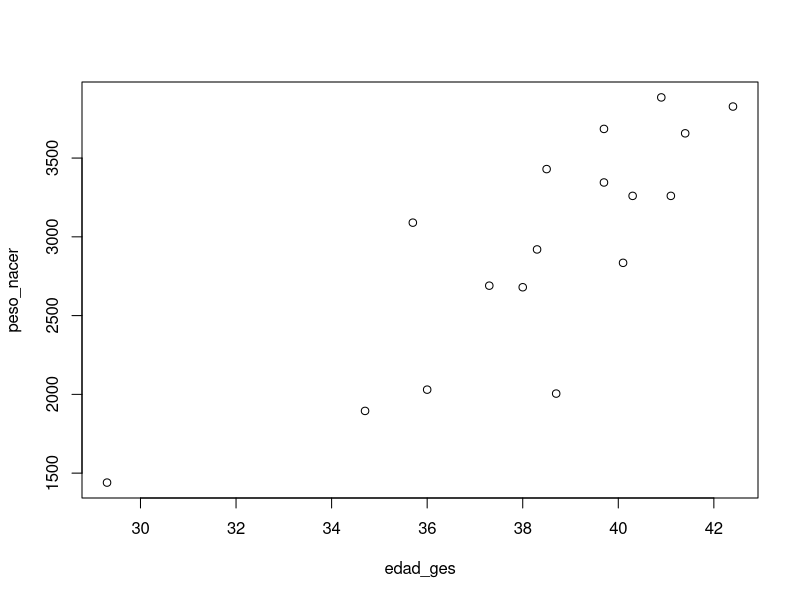
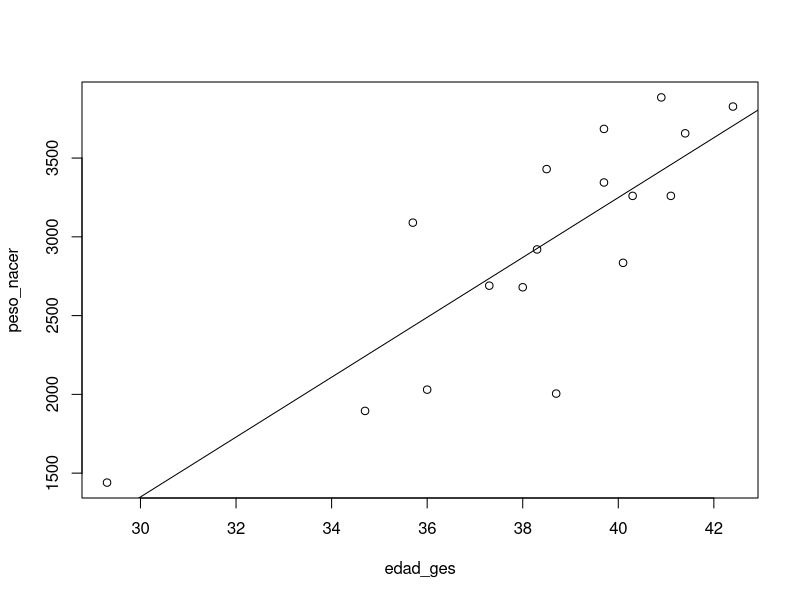
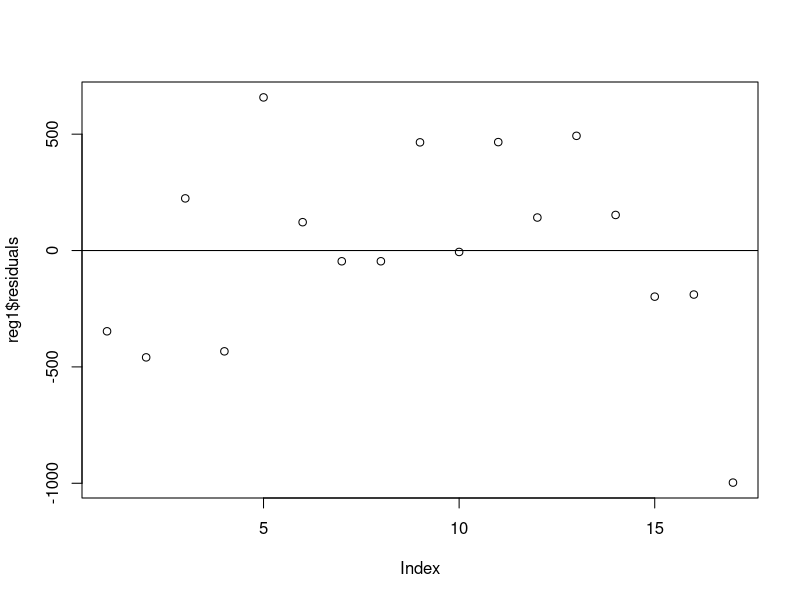
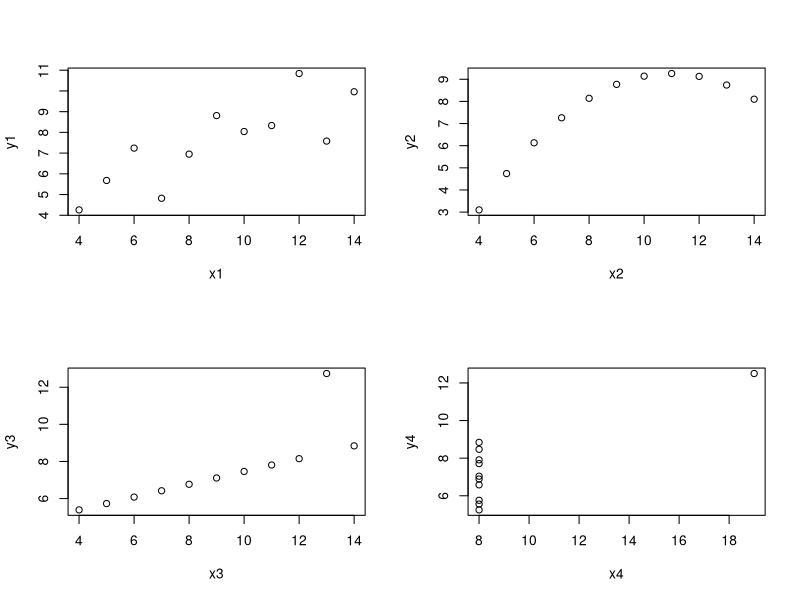

Write R code to recreate these figures, in order.
## ---- chunk 1
edad_ges <- c(34.7, 36,29.3, 40.1, 35.7, 42.4, 40.3, 37.3, 40.9, 
              38.3, 38.5, 41.4, 39.7, 39.7, 41.1, 38, 38.7)

peso_nacer <- c(1895, 2030, 1440, 2835, 3090, 3827, 3260, 2690, 
                3885, 2920, 3430, 3657, 3685, 3345, 3260, 2680, 2005)
## ---- chunk 2
cor(edad_ges,peso_nacer)
## ---- chunk 3
plot(edad_ges,peso_nacer)
## ---- chunk 4
reg1 <- lm(peso_nacer ~ edad_ges)
## ---- chunk 5
summary(reg1) 
## ---- chunk 6
plot(edad_ges,peso_nacer)
abline(reg1)
## ---- chunk 7
reg1$coefficients
## ---- chunk 8
plot(reg1$residuals)
abline(h=0)
## ---- chunk 9
data(anscombe)
## ---- chunk 10
anscombe
## ---- chunk 11
rm(list = ls())
attach(anscombe)
## ---- chunk 12
regresion1 <- lm(y1 ~ x1)
regresion1
## ---- chunk 13
regresion2 <- lm(y2 ~ x2)
regresion2
## ---- chunk 14
regresion3 <- lm(y3~ x3)
regresion3
## ---- chunk 15
regresion4 <- lm(y4~x4)
regresion4
## ---- chunk 16
par(mfrow = c(2,2))
plot(x1,y1)
plot(x2,y2)
plot(x3,y3)
plot(x4,y4)
